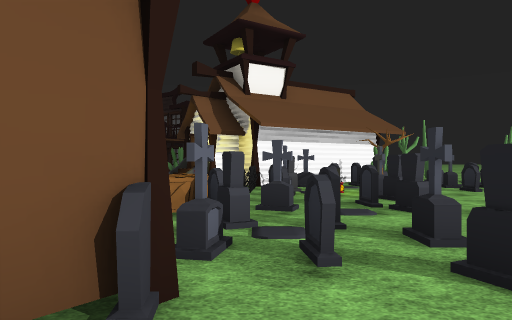
View 1 (above)

22 first-person views from a walk through a scene from a Unity 3-D project. The camera is 1.4 m above the floor, looks level and sees 70° across. The floor is counted in squares, 2 m on a side. Each view is taken from the middle of a square. On the plan, view 1 faces up. The plan holds only what a view shows up to about 11 squares ahead; the rest is blank. The place goes on beyond the plan. The player character is not drawn. Some surface patterns are stand-ins.

View 2
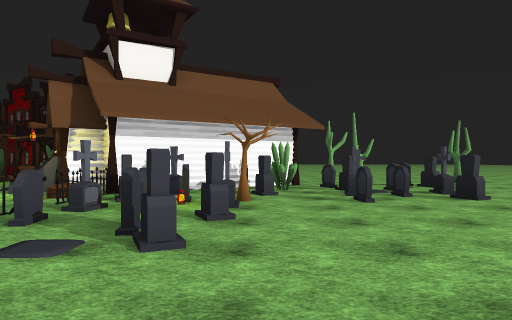

View 3
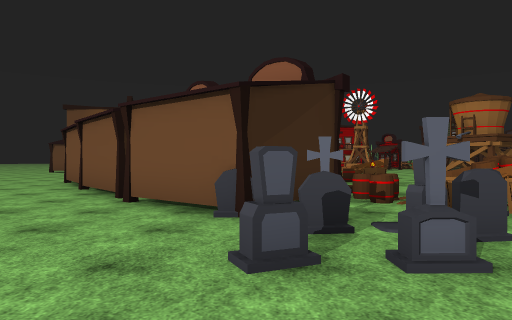

View 4
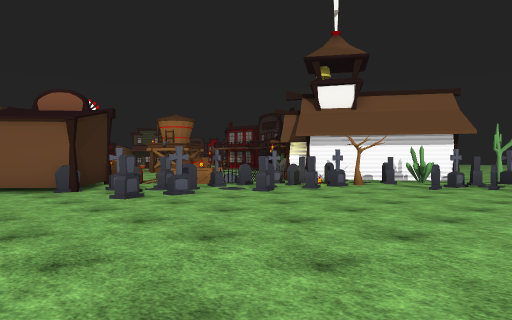

View 5
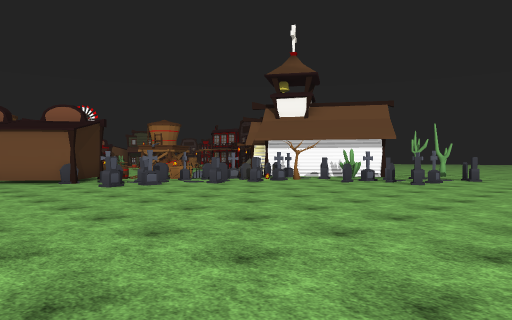

View 6
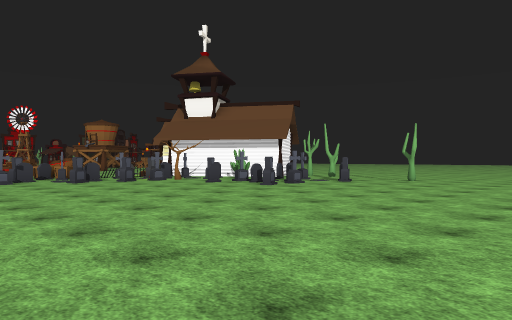

View 7
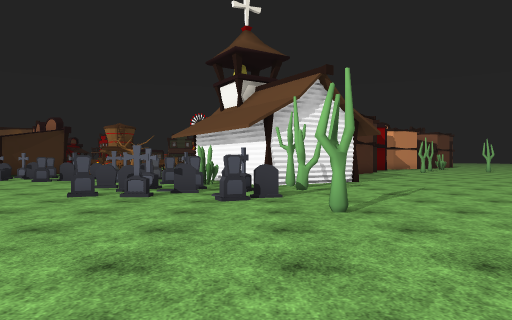

View 8
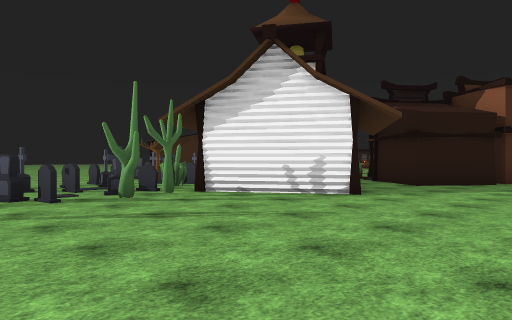

View 9
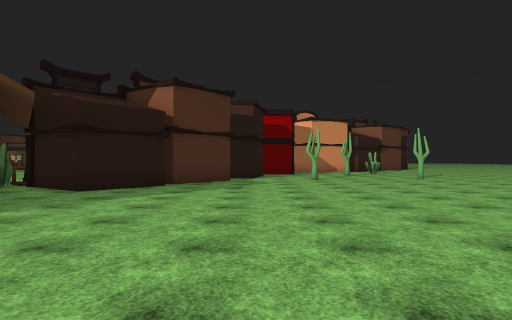

View 10
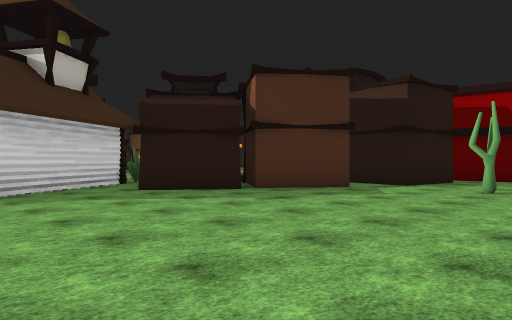

View 11
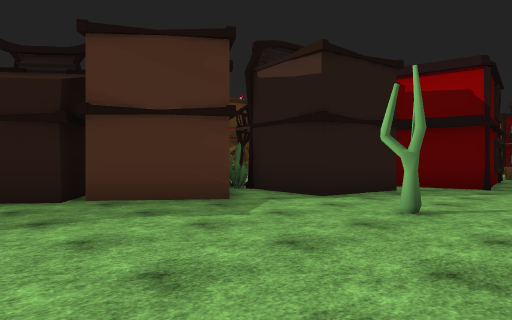

View 12
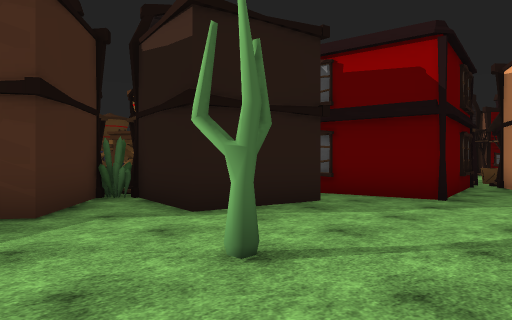

View 13
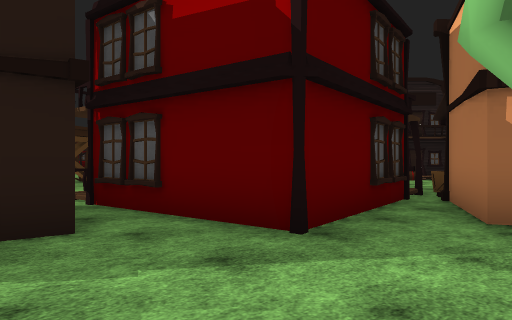

View 14
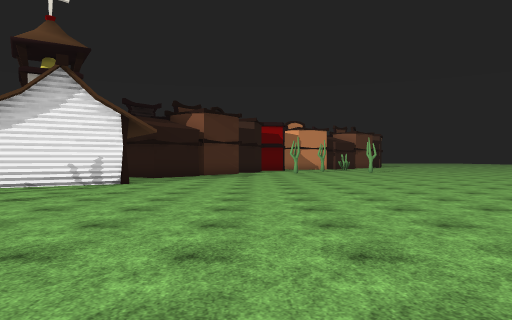

View 15
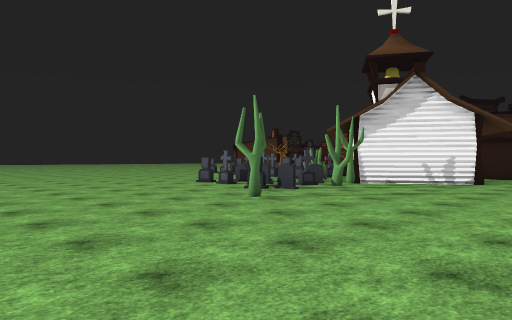

View 16
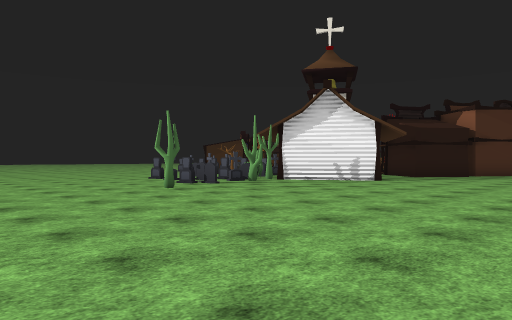

View 17
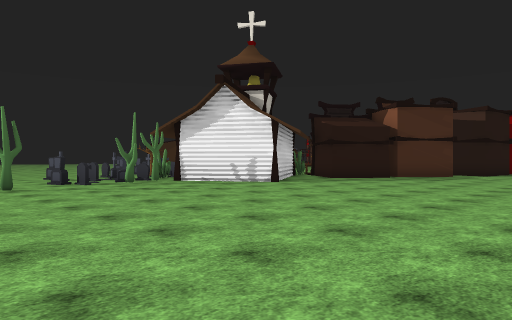

View 18
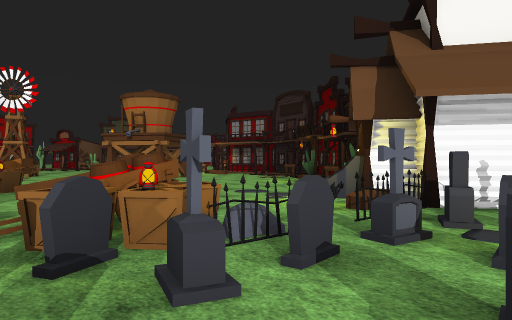

View 19
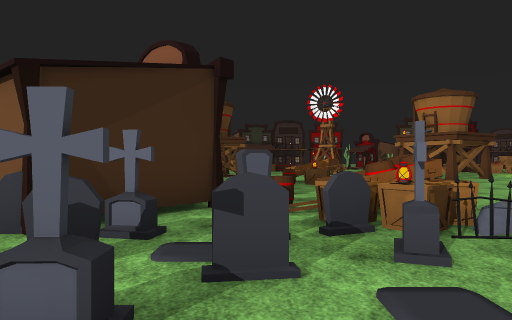

View 20
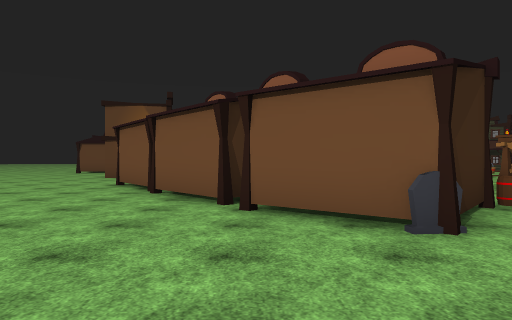

View 21
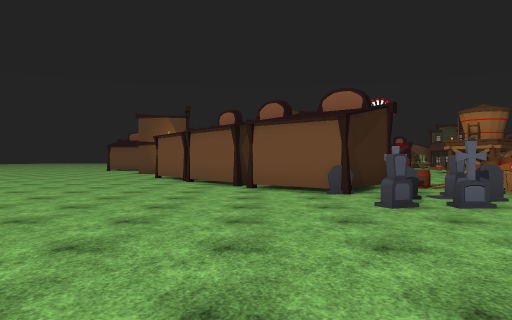

View 22
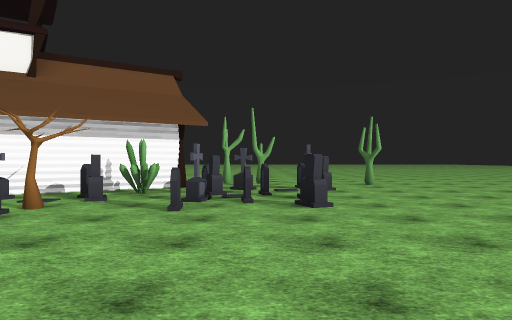

### Floor plan
Key: @ floor where view 1 was taken; # wall or solid block; . floor; B building; O other object.
Columns run from 17 left of view 1 to 14 right of it. Each row starts with its distance up from view 1.
 23       ..O... .............. .
 22   B##.......................
 21   B...B....O.................. .
 20 OBB####........................
 19       #.###.....................
 18       #.  #.#...................
 17        BB ####.................
 16       BB BB#####................
 15            BB###B..#............
 14             BB #..###..........
 13              OB#### #.OO..O....
 12            ..OOO#  ###OOO.......
 11           .... #####OOOO.......
 10           .....###O.OOOOO......
  9             .... O....OOO......
  8              ....OOOO.O........
  7               ...OO............
  6         OOO.. OOOO.O...........
  5         OO....OOOO.O...........
  4               OO.OO.............
  3               BBOOOO............
  2              BB O.O............
  1             BB ##............. .
  0            B ###.@...........
 -1          BBB##..............
 -2            ##..........  .. .

Positions as (right, up) in squares from view 1, and headings:
1: (0, 0), facing up
2: (3, 2), facing up
3: (4, 2), facing left
4: (8, -1), facing up-left
5: (11, -2), facing up-left
6: (14, 1), facing up-left
7: (14, 12), facing left
8: (9, 19), facing down-left
9: (7, 19), facing left
10: (3, 23), facing down-left
11: (-1, 23), facing down-left
12: (-4, 23), facing down-left
13: (-8, 23), facing down-left
14: (13, 19), facing left
15: (14, 18), facing down-left
16: (14, 21), facing down-left
17: (11, 23), facing down-left
18: (2, 4), facing up-left
19: (3, 4), facing left
20: (3, 0), facing left
21: (7, 0), facing left
22: (6, 3), facing up
